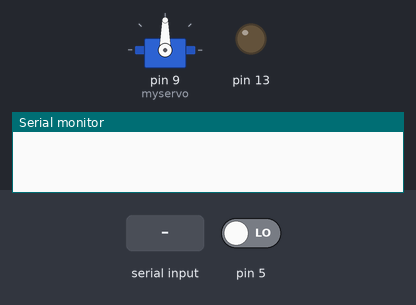
The sketch below on a simulated Arduino Uno, built with avr-gcc and run on an emulated ATmega328P. On the bench: servo, output pins drawn as LEDs (lit = HIGH), the last lines printed to the serial monitor. Inputs (shaded band) come from the test bench; at power-on: pin 5 LOW.

Above: at 1.2 s.
1.3 s: pin 5 driven HIGH
4.3 s: pin 5 driven LOW
At 6.9 s:
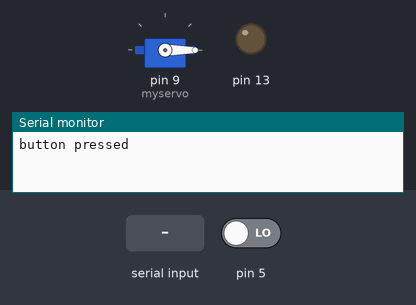
7.3 s: "30,150\n" received over Serial
At 9.9 s:
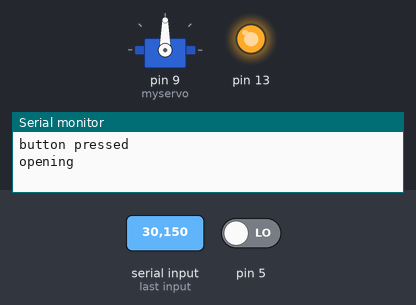
10.3 s: "2\n" received over Serial
At 10.75 s:
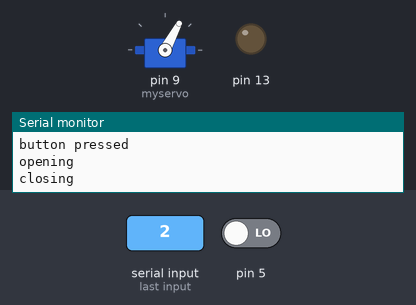
13.3 s: "1\n" received over Serial
At 13.45 s:
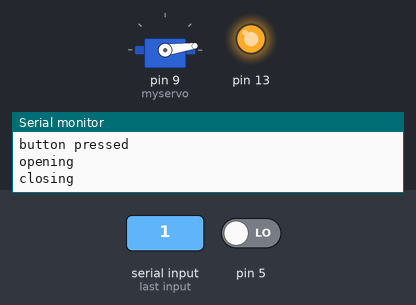
Timing chart, 0 to 16.3 s (numbered marks = the images above; inputs shaded):
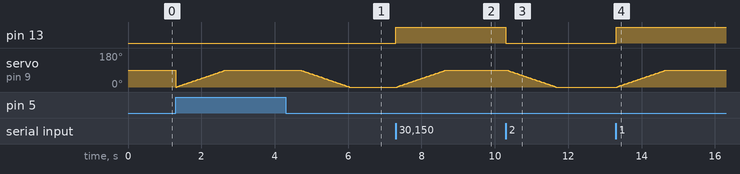

The sketch:

serial_connection_servo.ino
```cpp
int x;
int pos;
#include<Servo.h>

Servo myservo;

void setup() {
 Serial.begin(9600);
 Serial.setTimeout(1);
 pinMode(13, OUTPUT);
 myservo.attach(9);
 pinMode(5, INPUT);
}

void open(){
   for (pos = 0; pos <= 90; pos += 1) { // goes from 0 degrees to 180 degrees
    // in steps of 1 degree
    myservo.write(pos);              // tell servo to go to position in variable 'pos'
    delay(15);                       // waits 15ms for the servo to reach the position
  }
}

void close(){
  for (pos = 90; pos >= 0; pos -= 1) { // goes from 180 degrees to 0 degrees
    myservo.write(pos);              // tell servo to go to position in variable 'pos'
    delay(15);                       // waits 15ms for the servo to reach the position
  }
}

void loop() {
 //while (!Serial.available());
 x = Serial.readString().toInt();

 if(digitalRead(5)){
        Serial.println("button pressed");
        open();
        delay(2000);
        close();
        //delay(2000);
      }

  switch (x)
  {
  case 1:
    digitalWrite(13, true);
    open();
    Serial.println("opening");
    break;
  case 2:
    digitalWrite(13, false);
    Serial.println("closing");
    close();
    break;

  default:
    //do nothing
    break;
  }
  x = 0; //reet x as to keep the code dorment

}
```

Measured:
- after the input at 4.3 s, servo on pin 9 (myservo): goes on until 6.0 s, then stays 0°
- after the input at 7.3 s, pin 13: LOW → HIGH at once; servo on pin 9 (myservo): moves from 0° to 90° over 1.3 s, starting at once
- after the input at 10.3 s, pin 13: HIGH → LOW at once; servo on pin 9 (myservo): moves from 90° to 0° over 1.3 s, starting at once
- after the input at 13.3 s, pin 13: LOW → HIGH at once; servo on pin 9 (myservo): moves from 0° to 90° over 1.3 s, starting at once
